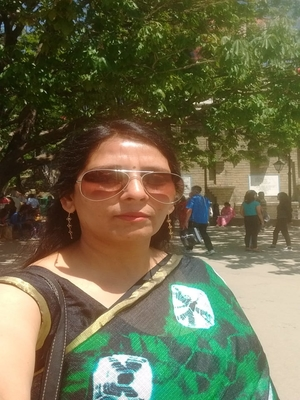
#> input picture cont_c.jpg, 300 x 400 px
$ jupyter execute --allow-errors Index.ipynb   (shell and % lines are left out)
#> lines starting #> are read from the running program, lines starting #| are printed output that depends on the picture
#> the answer given: cont_c.jpg
[cell 1]
'''

Color Identification using Machine Learning

KMeans, to extract colors from a give image.
OpenCV2 for image manipulation, apply KMeans to identify the major colors
and then plot the information using Matplotlib.

Import libraries

We need sklearn for KMeans algorithm, matplotlib.pyplot for plotting graphs,
numpy to work with arrays, cv2 to work with image data, collections to use Counter to count values,
rgb2lab to convert RGB values and deltaE_cie76 to calculate similarity between colors.
'''

[cell 2]
#pip install requests

[cell 3]
#!pip install opencv-python

[cell 4]
# [6 lines of commented-out code are left out]

[cell 5]
#import json
#c=json.load(r)

[cell 6]
from sklearn.cluster import KMeans
import matplotlib.pyplot as plt
import numpy as np
import cv2
from collections import Counter
from skimage.color import rgb2lab, deltaE_cie76
import os

[cell 7]
'''First, we will define a function that can give us
the hex values of our the colors that we will identify.'''

[cell 8]
def RGB2HEX(color):
    return "#{:02x}{:02x}{:02x}".format(int(color[0]), int(color[1]), int(color[2]))

[cell 9]
'''KMeans expects flattened array as input during its fit method.
Thus, we need to reshape the image using numpy.
Then, we can apply KMeans to first fit and then predict on
the image to get the results.
Then, the cluster colors are identified an arranged in the correct order.
We plot the colors as a pie chart.

Combined all the steps in two method.'''

[cell 10]
def get_image(image_path):
#> called with image_path = 'cont_c.jpg'
    image = cv2.imread(image_path)
#> image is the input picture: shape (400, 300, 3); mean B, G, R 75.7, 106.6, 108.4
    image = cv2.cvtColor(image, cv2.COLOR_BGR2RGB)
    return image

[cell 11]
def get_colors(image, number_of_colors, show_chart):


#> called with number_of_colors = 3, show_chart = True
    modified_image = cv2.resize(image, (600, 400), interpolation = cv2.INTER_AREA)
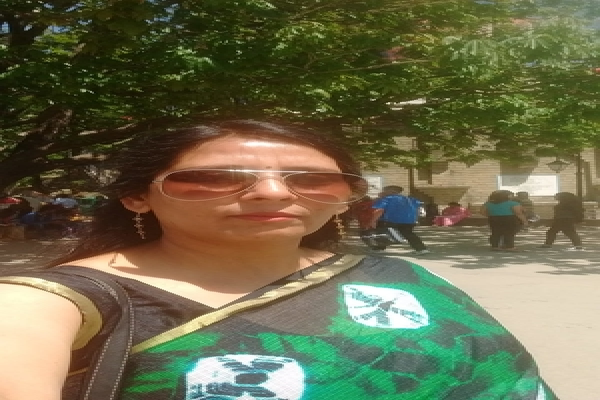
#> modified_image: shape (400, 600, 3); mean R, G, B 108.4, 106.6, 75.7

    #print(modified_image.shape)
    modified_image = modified_image.reshape(modified_image.shape[0]*modified_image.shape[1], 3)
    #print(modified_image.shape)

    clf = KMeans(n_clusters = number_of_colors)
    labels = clf.fit_predict(modified_image)


    counts = Counter(labels)
#> counts = {2: 102850, 0: 98384, 1: 38766}
    #print(counts.values())
    # sort to ensure correct color percentage
    counts = dict(sorted(counts.items()))
#> counts = {0: 98384, 1: 38766, 2: 102850}

    center_colors = clf.cluster_centers_
    # We get ordered colors by iterating through the keys
    ordered_colors = [center_colors[i] for i in counts.keys()]
#> ordered_colors = [[114.2, 120.8, 88.19], [228.2, 213.1, 187.9], [58, 53.16, 21.76]]
    hex_colors = [RGB2HEX(ordered_colors[i]) for i in counts.keys()]
#> hex_colors = ['#727858', '#e4d5bb', '#3a3515']
    rgb_colors = [ordered_colors[i] for i in counts.keys()]
#> rgb_colors has the same summary as ordered_colors
    #print(hex_colors)

    if (show_chart):
        plt.figure(figsize = (8, 6))
        plt.pie(counts.values(), labels = hex_colors, colors = hex_colors)

    return rgb_colors

[cell 12]
from tkinter import filedialog
from tkinter import *
import requests

[cell 13]
def loadFile():
    root = Tk()
    root.filename =  filedialog.askopenfilename(initialdir = "/",title = "Select file",filetypes = (("all files","*.*"),("all files","*.*")))
    #print ("For the first document, you selected:  "  + root.filename)
    root.destroy()
    return root.filename

[cell 14]
def scheme(gen):
    result=[]
#rgb='rgb'+'('+ str(gen[0][0])+str(gen[0][1])+str(gen[0][2])+')'
    for i in range(len(gen)):
        rgb='rgb'+'('+ str(gen[i][0])+str(gen[i][1])+str(gen[i][2])+')'
        payload = {'rgb': rgb,'mode':'analogic'}
        r = requests.get(' http://thecolorapi.com/scheme', params=payload)
        resp=r.json()
        temp=[]
        for i in range(len(resp['colors'])):
            temp.append(resp['colors'][i]['hex']['value'])
        result.append(temp)
    return result

[cell 15]
path=loadFile()
gen=get_colors(get_image(path),3, True)
#> gen has the same summary as ordered_colors in get_colors

#print('rgb'+'('+ str(gen[0][0])+str(gen[0][1])+str(gen[0][2])+')')
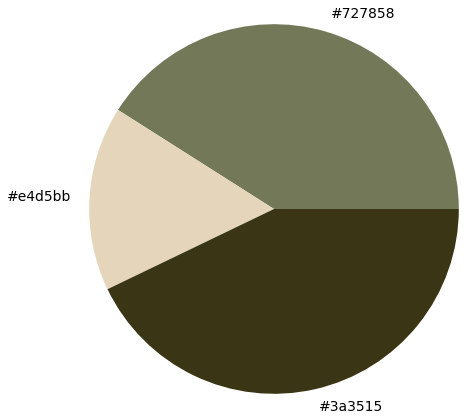
#> figure drawn by matplotlib, 1 panel
#> the loop in scheme, `for i in range(len(gen)):` made 1 pass
#> after the loop in scheme, `for i in range(len(gen)):`: result = []
